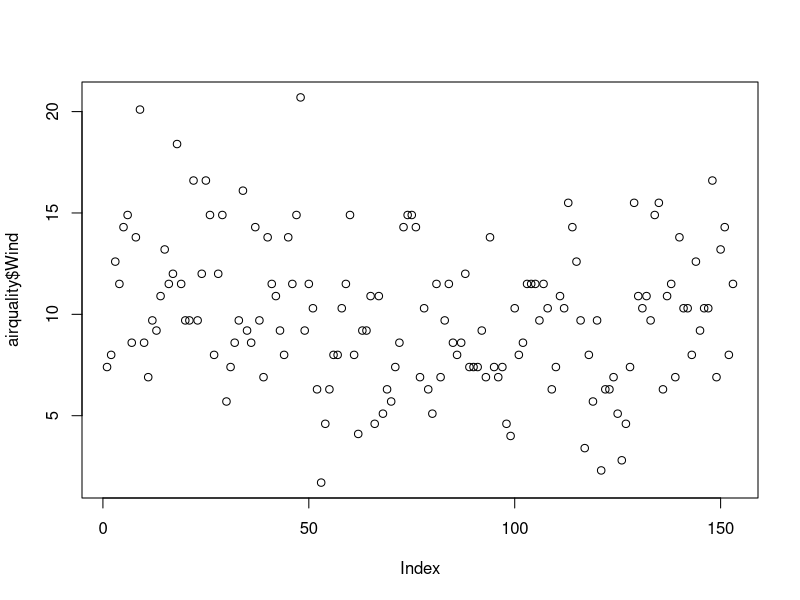
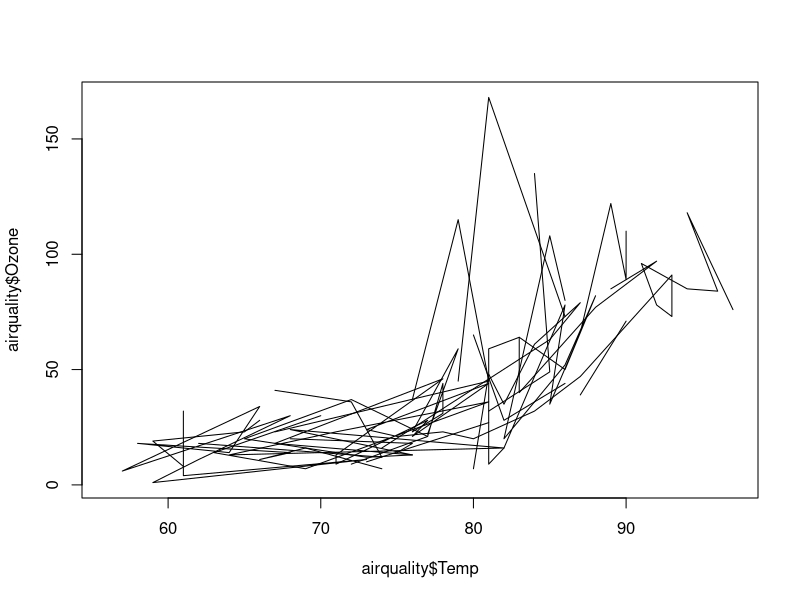
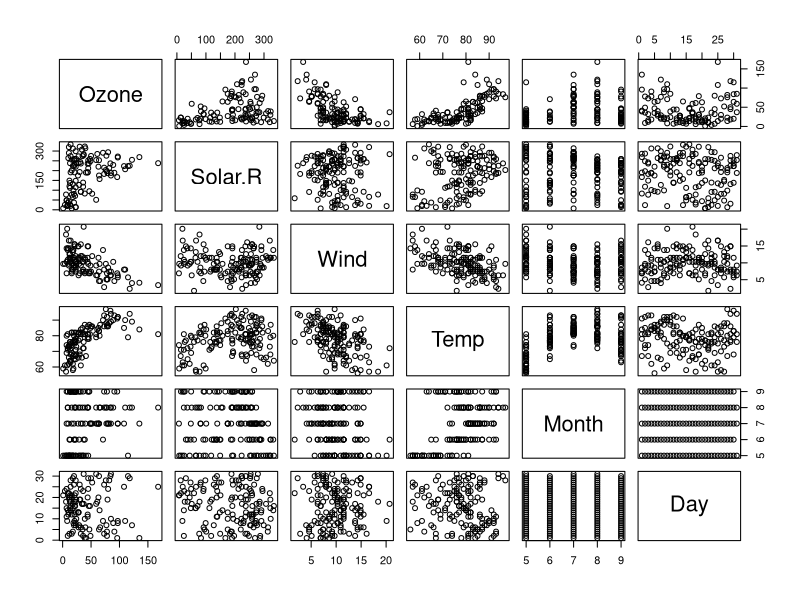
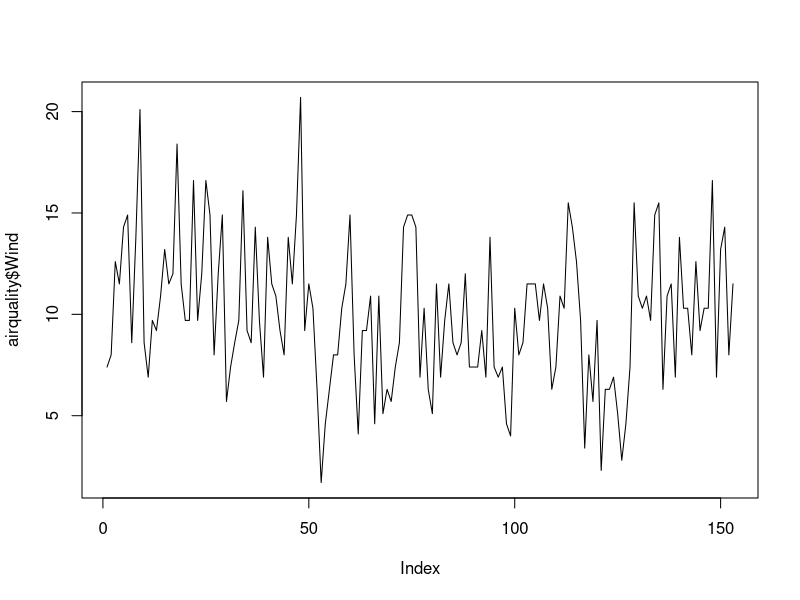
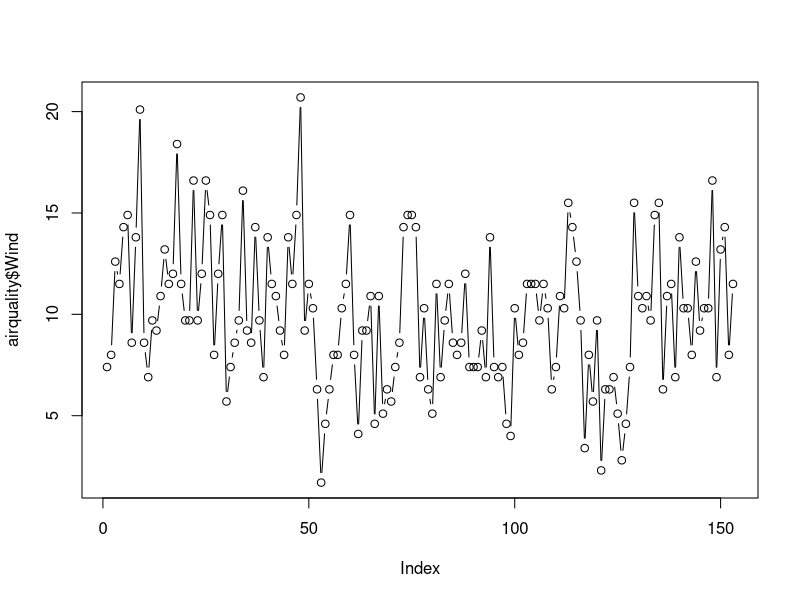
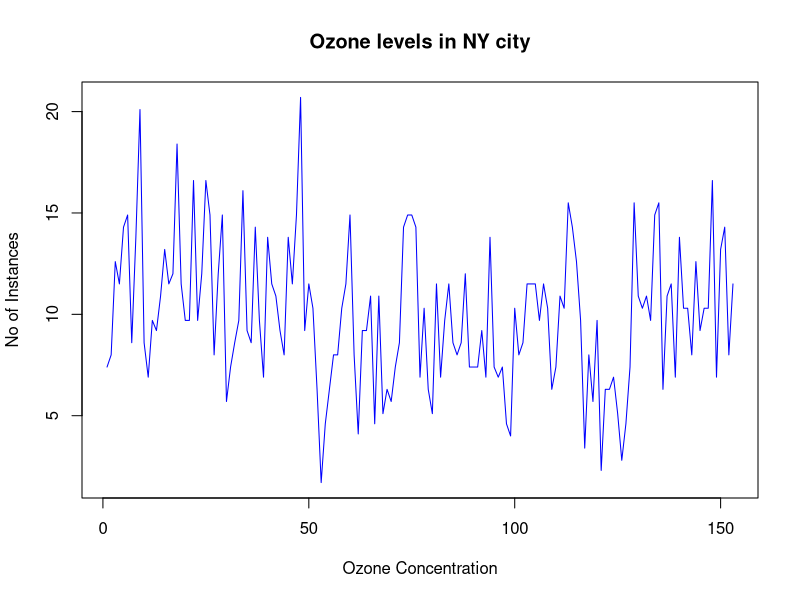
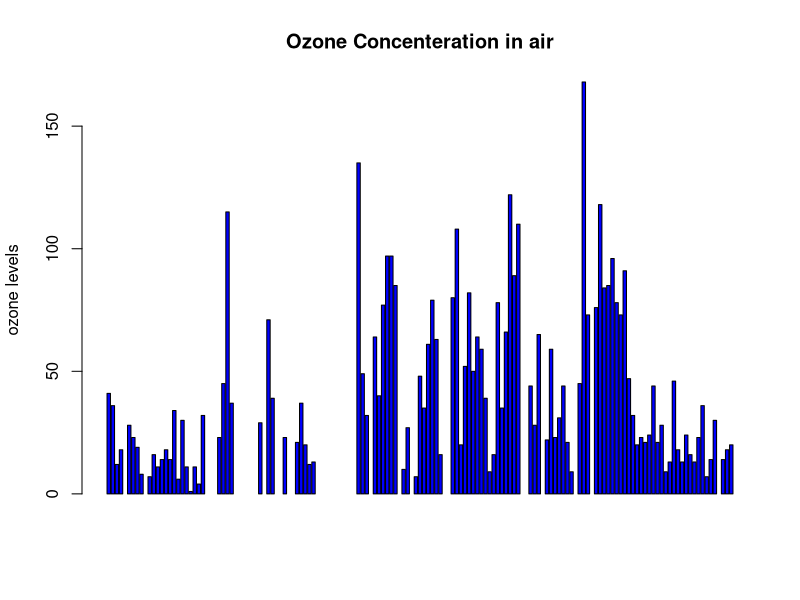
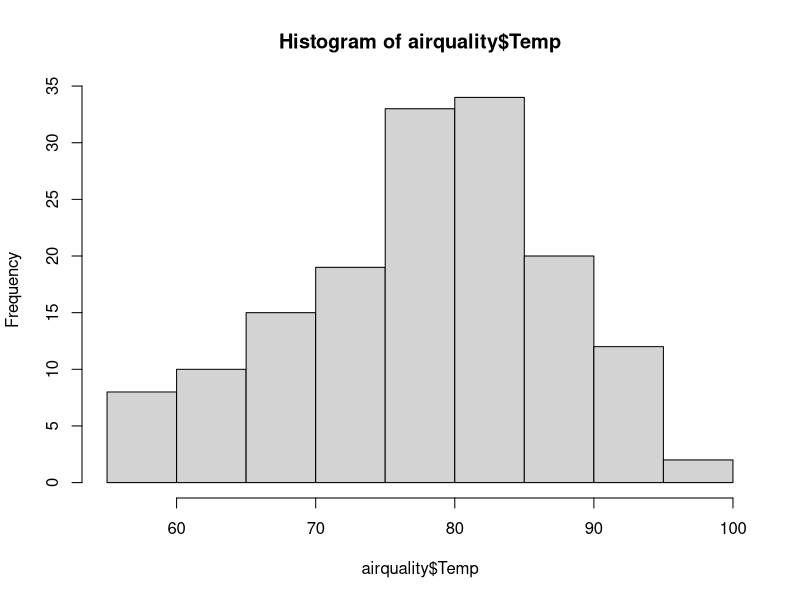

Source code (R) for these figures, in order: (Note: this script raises an error after producing the figures.)
quakes<-datasets::quakes
#airquality <- read.csv("Cars.csv",header=TRUE, sep=",")


airquality <- datasets::airquality

####Top 10 rows and last 10 rows
head(airquality,10)
tail(airquality,10)

######Columns
airquality[50:60,c(1,2)]

df<-airquality[,-6]

#Descriptive statistics
#1
summary(airquality[,c(4,5)]) #generate for column 2,3

airquality$Temp
airquality$Wind
airquality$Ozone

airquality$Solar.R

#1
summary(airquality$Wind)
summary(airquality$Month)

#Ozone
summary(airquality$Ozone)
###########Summary of the data#########

summary(airquality)
summary(airquality$Wind) 

#####################
#visualization
#scatter Plot
plot(airquality$Wind)

plot(airquality$Temp,airquality$Ozone,type="l")

plot(airquality) #SCatter Matrix

# points and lines 
plot(airquality$Wind, type= "l") # p: point l: lines,b: both

plot(airquality$Wind, type= "b")
plot(airquality$Wind, xlab = 'Ozone Concentration', 
     ylab = 'No of Instances', main = 'Ozone levels in NY city',
     col = 'blue',type='l')

# Horizontal bar plot
barplot(airquality$Ozone, main = 'Ozone Concenteration in air',
        ylab = 'ozone levels', col= 'blue',horiz = F,axes=T)

#Histogram
hist(airquality$Temp)
hist(airquality$Temp, 
     main = 'Solar Radiation values in air',
     xlab = 'Solar rad.', col='blue')


#Single box plot
boxplot(airquality$Wind,main="Boxplot")
boxplot.stats(airquality$Wind)$out

boxplot.stats(airquality$Ozone)$out

# Multiple box plots

boxplot(airquality[,1:4],main='Multiple')

-----------------------
  #margin of the grid(mar), 
  #no of rows and columns(mfrow), 
  #whether a border is to be included(bty) 
  #and position of the 
  #labels(las: 1 for horizontal, las: 0 for vertical)
  #bty - box around the plot
  
  par(mfrow=c(3,3),mar=c(2,5,2,1),  las=0, bty="o")

plot(airquality$Ozone) 
plot(airquality$Ozone, airquality$Wind)
plot(airquality$Ozone, type= "l")
plot(airquality$Ozone, type= "l")
plot(airquality$Ozone, type= "l")
barplot(airquality$Ozone, main = 'Ozone Concenteration in air',
        xlab = 'ozone levels', col='green',horiz = TRUE)
hist(airquality$Solar.R)
boxplot(airquality$Solar.R)
boxplot(airquality[,0:4], main='Multiple Box plots')

summary(airquality)

#var
#skewness
#kurtosis
#Density plot









